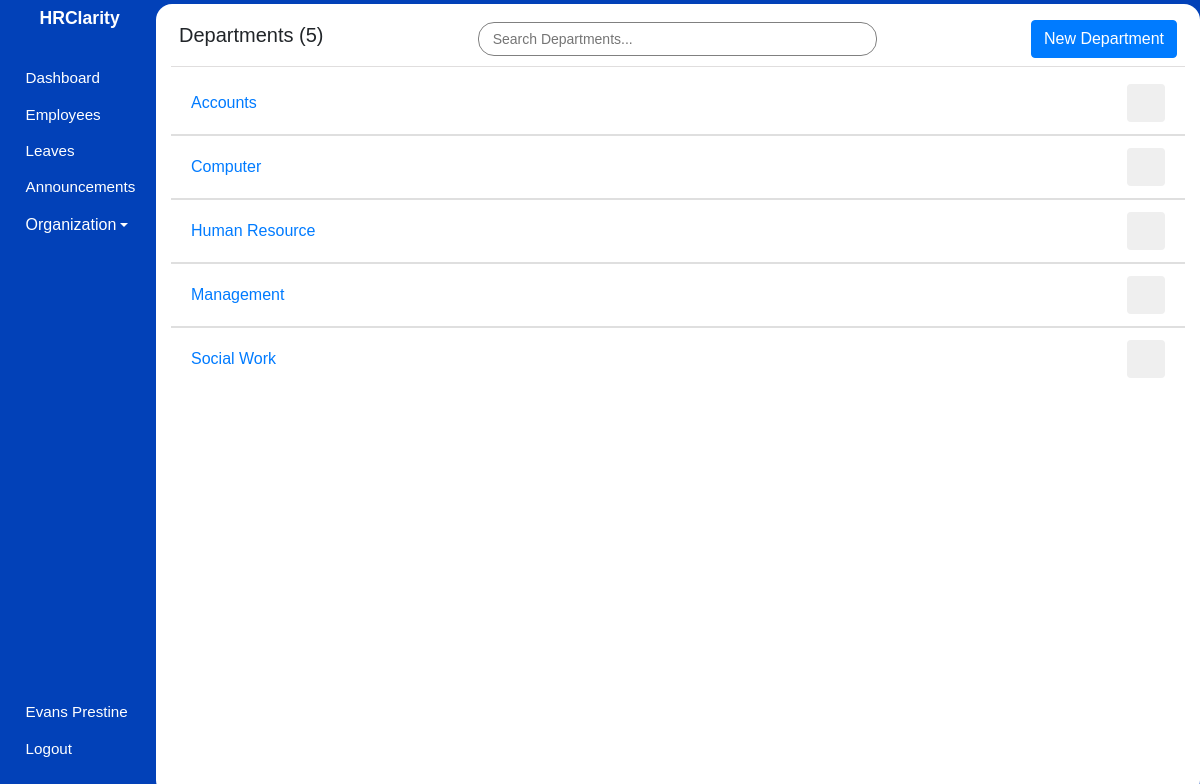
Screenshot of /admin/departments (signed in) with the database file from the repository.
### hrms/models.py (models this page shows, shortened)
class User(db.Model, UserMixin):
    id = db.Column(db.Integer, primary_key=True)
    first_name = db.Column(db.String(80), nullable=False)
    last_name = db.Column(db.String(120), nullable=False)
    dob = db.Column(db.Date, nullable=False)
    gender = db.Column(db.String(7), nullable=False)
    email_address = db.Column(db.String(120), nullable=False)
    phone_number = db.Column(db.String(20), nullable=False)
    national_id = db.Column(db.Integer, nullable=False)
    user_level = db.Column(db.Integer, nullable=False, default=1)
    user_type = db.Column(db.String(10), nullable=False, default='employee')
    password = db.Column(db.String(60), nullable=False)
    image_file = db.Column(db.String(20), nullable=False, default='default.jpg')
    leaves = db.relationship('Leave')
    occupation_id = db.Column(db.Integer, db.ForeignKey('occupation.id'), nullable=False)

class Department(db.Model):
    id = db.Column(db.Integer, primary_key=True)
    name = db.Column(db.String(100), unique=True, nullable=False)
    occupations = db.relationship('Occupation', backref='department', lazy=True)

### hrms/organization/routes.py (the view)
@organization.route('/admin/departments')
@login_required
def departments():
    departments = Department.query.order_by(Department.name).all()
    departments_count = Department.query.count()
    return render_template('admin/departments.html', page_title='Departments', departments=departments, departments_count=departments_count, user=current_user)

### hrms/models.py (called while the page is built)
@login_manager.user_loader
def load_user(user_id):
    user = User.query.filter_by(id=user_id).first()
    return user

### hrms/templates/admin/departments.html (shortened to what this page needs)
{% extends 'main_layout.html' %} {% block body %}
<section class="app">
  {% include 'admin/aside.html' %}
  <main>
    <div class="main_container container-fluid pt-2">
      <div class="header p-2 d-flex justify-content-between align-items-center">
        <h5>Departments ({{ departments_count }})</h5>
        <input
          type="text"
          id="myInput"
          onkeyup="searchFunction()"
          placeholder="Search Departments..."
          class="form-control-sm"
        />
        <a href="{{ url_for('organization.add_department') }}" class="btn btn-primary"
          >New Department</a
        >
      </div>
      <div class="departments_wrapper">
        {% for department in departments %}
        <div class="department list-group list-group-flush searchable">
          <li
            class="list-group-item d-flex justify-content-between align-items-center"
          >
            <span>
              <a
                href="{{ url_for('organization.update_department', department_id=department.id) }}"
              >
                {{ department.name }}
              </a>
            </span>
            <form
              action="{{ url_for('organization.delete_department', department_id=department.id) }}"
              method="post"
              onsubmit="return confirm('Are you sure you want to delete this Department?');"
            >
              <button type="submit" class="btn text-danger">
                <span class="icon icon-trash"></span>
              </button>
            </form>
          </li>
        </div>
        {% endfor %}
      </div>
    </div>
  </main>
</section>
{% endblock body %}

### hrms/templates/admin/aside.html (shortened to what this page needs)
<aside>
  <h1>HRClarity</h1>
  <div class="links">
    <ul>
      <li>
        <a href="{{ url_for('admin.admin_dashboard') }}">
            <span class="icon icon-home"></span>
            <span>Dashboard</span>
        </a>
      </li>
      <li>
        <a href="{{ url_for('admin.employees') }}">
            <span class="icon icon-users"></span>
            <span>Employees</span>
        </a>
      </li>
      <li>
        <a href="{{ url_for('leaves.admin_view_leaves') }}">
            <span class="icon icon-car"></span>
            <span>Leaves</span>
        </a>
      </li>
      <li>
        <a href="{{ url_for('announcements.view_announcements') }}">
            <span class="icon icon-speaker"></span>
            <span>Announcements</span>
        </a>
      </li>
      <li class="nav-item dropdown">
        <a class="dropdown-toggle" data-toggle="dropdown" href="#" role="button" aria-expanded="false"><span class="icon icon-building"></span>Organization</a>
    </li>
    </ul>
    <ul>
      <li>
        <a href="{{ url_for('user.update_profile', employee_id=current_user.id) }}">
            <span class="icon icon-user"></span>
            <span>{{ user.first_name }} {{ user.last_name }}</span>
        </a>
      </li>
      <li>
        <a href="{{ url_for('user.logout') }}">
            <span class="icon icon-power-off"></span>
            <span>Logout</span>
        </a>
      </li>
    </ul>
  </div>
</aside>

### hrms/static/css/icomoon.css (style rules this page uses)
[class^="icon-"], [class*=" icon-"] { font-family: 'icomoon' !important; speak: none; font-style: normal; font-weight: normal; font-variant: normal; text-transform: none; line-height: 1; -webkit-font-smoothing: antialiased; -moz-osx-font-smoothing: grayscale; }
.icon-user:before { content: "\f007"; }
.icon-power-off:before { content: "\f011"; }
.icon-home:before { content: "\f015"; }
.icon-users:before { content: "\f0c0"; }
.icon-building:before { content: "\f1ad"; }
.icon-car:before { content: "\f1b9"; }
.icon-trash:before { content: "\f1f8"; }
.icon-speaker:before { content: "\e32d"; }

### hrms/static/css/styles.css (style rules this page uses)
* { font-family: sans-serif, Arial, Helvetica; padding: 0; margin: 0; }
.app { background: #0241b8; height: 100vh; display: flex; align-items: center; }
.app aside { width: 13%; height: 100%; padding: 0.5em 0 0.2em 0.2em; color: #fff; }
.app aside h1 { font-size: 1.1em; font-weight: bold; text-align: center; }
.app aside .links ul { list-style: none; }
.app aside .links ul li { margin: 0.1em 0; padding: 6px; }
.app aside .links ul li a { text-decoration: none; color: #ffffff; display: flex; align-items: center; }
.app aside .links ul:nth-of-type(1) { margin: 2em 0; }
.app aside .links ul:nth-of-type(2) { position: absolute; bottom: 1em; }
.app aside .links .icon { margin: 0 0.3em 0 0; }
.app aside .links a span:nth-of-type(2), .app aside .links .icon { font-size: 0.95em; }
.app main { width: 87%; height: 99vh; overflow-y: auto; z-index: 5; }
.app main .main_container { border-radius: 16px; background: #fff; padding-bottom: 12px; height: 100%; overflow: auto; }
.app main .main_container .header { background: #fff; position: sticky; top: 0; border-bottom: 1px solid rgb(224, 222, 222); margin-bottom: 5px; }
.app main .main_container .header input { border-radius: 16px; border: 1px solid grey; padding: 0.4em 1em; width: 40%; margin: auto; }

### rows the page displays
User: first_name "Evans", last_name "Prestine"
Department: name "Accounts"
Department: name "Computer"
Department: name "Human Resource"
Department: name "Management"
Department: name "Social Work"

### other values shown
{{ departments_count }} "5"
